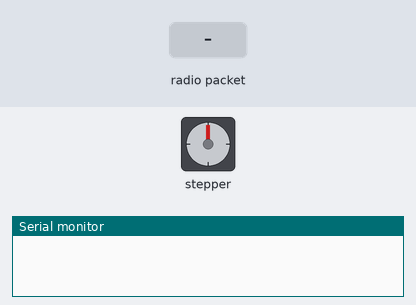
A sketch run on a simulated Arduino Mega 2560, built with avr-gcc and run on an emulated ATmega2560. On the bench: stepper motor, the last lines printed to the serial monitor. The inputs (shaded band) are chosen by the test bench. No radio packets arrive unless stated; stepper angles assume 200 steps per turn.

Above: at 0.15 s.
At 1.2 s:
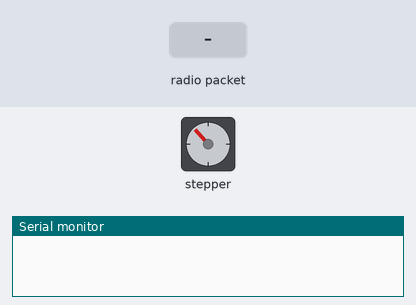
1.3 s: radio packet "4" arrives
At 1.65 s:
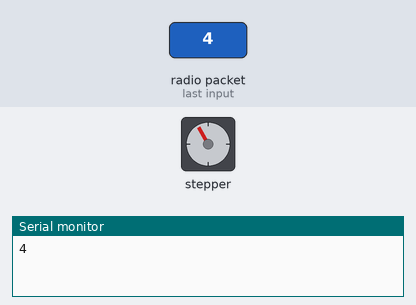
Timing chart, 0 to 4.3 s (numbered marks = the images above; inputs shaded):
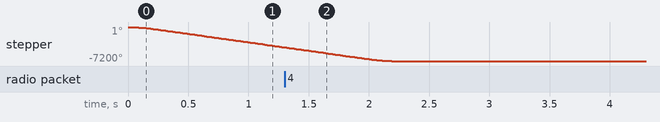

The sketch:

Arduino_Mega.ino
```cpp
#include <SPI.h>
#include <RF24.h>
#include <string.h>
#include <AccelStepper.h>

#define limitSwitch1 22 // thta 2
#define limitSwitch2 24 // thta 3
#define limitSwitch3 26 // thta 1

// Khởi tạo đối tượng stepper với chân driver (STEP, DIR) // theta 3 duong di len
                                                          // theta 2 duong di len

AccelStepper stepper1(AccelStepper::DRIVER, 2, 3);
AccelStepper stepper2(AccelStepper::DRIVER, 4, 5);
AccelStepper stepper3(AccelStepper::DRIVER, 6, 7);

RF24 radio(9, 10); // CE, CSN

static volatile int node1, node2, node3, node4;
static volatile float tmp_node1, tmp_node2, tmp_node3, tmp_node4;

const int totalSteps = 66327 ; // Tổng số bước trong một vòng
static volatile int flag_home = 0;

int degreesToSteps(float degrees)
{
  float steps = degrees / 360.0 * totalSteps;
  return int(steps);
}

void Homing(void)
{
  while (digitalRead(limitSwitch2) == HIGH)
  {
    stepper2.setSpeed(-5000);
    stepper2.runSpeed();
  }
  stepper2.setCurrentPosition(0);
  // Chờ một khoảng thời gian ngắn
  delay(1000);

  // while (digitalRead(limitSwitch3) == HIGH)
  // {
  //   stepper3.setSpeed(5000);
  //   stepper3.runSpeed();
  // }
  // stepper3.setCurrentPosition(0);
  // // Chờ một khoảng thời gian ngắn
  // delay(1000);

  while (digitalRead(limitSwitch1) == HIGH)
  {
    stepper1.setSpeed(-5000);
    stepper1.runSpeed();
  }
  stepper1.setCurrentPosition(0);
  // Chờ một khoảng thời gian ngắn
  delay(1000);
  stepper1.moveTo(0);
  stepper2.moveTo(0);
  stepper3.moveTo(0);

}

void setup()
{
  Serial.begin(115200);
  radio.begin();
  radio.openReadingPipe(1, 0xF0F0F0F0E1LL); // Địa chỉ pipe cho module gửi
  radio.startListening();
  pinMode(limitSwitch1, 2);
   pinMode(limitSwitch2, 2);
    pinMode(limitSwitch3, 2);

  // Thiết lập tốc độ tối đa và gia tốc cho stepper
  stepper1.setMaxSpeed(20000);
  stepper1.setAcceleration(20000);

  stepper2.setMaxSpeed(20000);
  stepper2.setAcceleration(20000);

  stepper3.setMaxSpeed(20000);
  stepper3.setAcceleration(20000);

  stepper1.moveTo(0);
  stepper2.moveTo(0);
  stepper3.moveTo(0);
  // Homing();
    // stepper1.moveTo(-4000);
    // stepper2.moveTo(-4000);
    stepper3.moveTo(-4000);

}

void loop()
{
  if (radio.available())
  {
    char text[32] = "";
    radio.read(&text, sizeof(text));
    Serial.println(text);
    if((sscanf(text, "%da%db%dc%dd", &node1, &node2, &node3, &node4)) == 4)
	  {
      // Serial.println(node1);
      // Serial.println(node2);
      // Serial.println(node3);
      // Serial.println(node4);

      tmp_node1 = node1;
      tmp_node2 = node2;
      tmp_node3 = node3;

      tmp_node1 = degreesToSteps(tmp_node1);
      tmp_node2 = degreesToSteps(tmp_node2);
      tmp_node3 = degreesToSteps(tmp_node3);

      node1 = tmp_node1;
      node2 = tmp_node2 *100;
      Serial.println(node1);
      Serial.println(node2);

      // stepper1.moveTo((int)tmp_node1);
      stepper2.moveTo(node2);
      // stepper3.moveTo((int)tmp_node3);
    }
  }
  // if(digitalRead(26) != 1)
  // {
  //   Serial.println("Heloo");
  // }

  stepper1.run();
  stepper2.run();
  stepper3.run();


}
```
